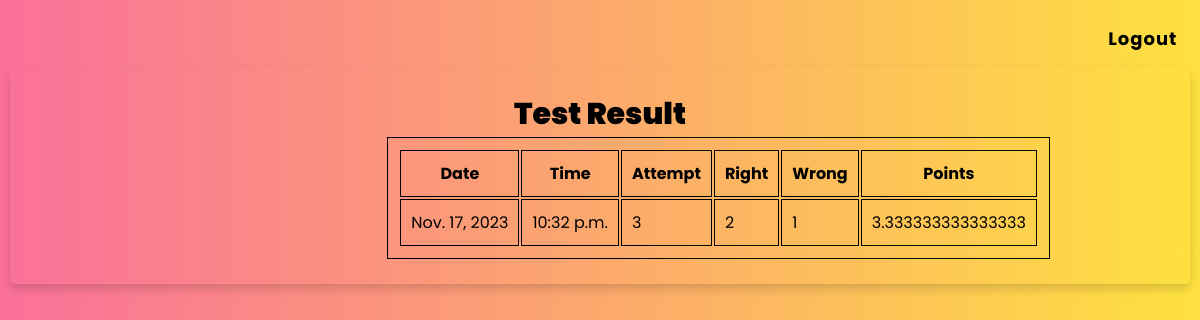
/OTS/result (signed in), run on the app's committed database.
### OTS/models.py (models this page shows)
class Result(models.Model):
    result_id = models.BigAutoField(primary_key=True, auto_created=True)
    username = models.ForeignKey(Candidate, on_delete=models.CASCADE)
    date = models.DateField(auto_now=True)
    time = models.TimeField(auto_now=True)
    attempts = models.IntegerField()
    right = models.IntegerField()
    wrong = models.IntegerField()
    points = models.FloatField()

### OTS/views.py (the view)
# urls.py: path("result", showTestResult, name="result"),
def showTestResult(request):
    if "name" not in request.session.keys():
        res = HttpResponseRedirect("login")
    result = Result.objects.filter(
        result_id=Result.objects.latest("result_id").result_id,
        username_id=request.session["username"],
    )
    context = {"result": result}
    res = render(request, "show_result.html", context)
    return res

### OTS/templates/show_result.html (shortened to what this page needs)
<!DOCTYPE html>
{% load static %}
<html lang="en">
<head>
    <link rel="stylesheet" href="{% static 'Show_Result.css' %}">
</head>
<body>
    <div class="logout">
        <a href="{% url 'OTS:logout' %}" target="_blank"><button type="button">Logout</button></a>
    </div>
    <div class="container">
        <div class="title">Test Result</div>
        <div class="content">
            <table>
                <tr>
                    <th>Date</th>
                    <th>Time</th>
                    <th>Attempt</th>
                    <th>Right</th>
                    <th>Wrong</th>
                    <th>Points</th>
                </tr>
                {% for r in result %}
                <tr>
                    <td>{{r.date}}</td>
                    <td>{{r.time}}</td>
                    <td>{{r.attempts}}</td>
                    <td>{{r.right}}</td>
                    <td>{{r.wrong}}</td>
                    <td>{{r.points}}</td>
                </tr>
                {% endfor %}
            </table>
        </div>
    </div>
</body>
</html>

### OTS/static/Show_Result.css (style rules this page uses)
:root { --folly: #F13652ff; --rusty-red: #E13545ff; --atomic-tangerine: #FC985Cff; --indigo-dye: #095278ff; --rich-black: #000813ff; }
* { margin: 0; padding: 0; box-sizing: border-box; font-family: 'Poppins', sans-serif; }
body { height: 100vh; padding: 10px; background: rgb(0, 8, 19); background-image: linear-gradient(to right, #fa709a 0%, #fee140 100%); background-position: center center; background-repeat: no-repeat; background-attachment: fixed; background-size: cover; }
.container { max-width: 100vw; width: 100%; background: transparent; padding: 25px 30px; border-radius: 5px; box-shadow: 0px 5px 10px rgba(0, 0, 0, 0.15); }
.container .title { text-align: center; font-size: 30px; font-weight: 1000; position: relative; cursor: default; }
.logout { display: block; top: 10px; left: 0; width: 100%; padding-left: 92%; margin: 5px 0px; }
.logout button { padding: 10px; height: 100%; width: 100%; border-radius: 5px; background: transparent; border: none; color: black; font-size: 18px; font-weight: 700; letter-spacing: 1px; cursor: pointer; text-decoration: none; }
table, th, td { border: 1px solid black; padding: 10px; margin-left: 31%; }

### data on the page
Result: date "Nov. 17, 2023", time "10:32 p.m.", attempts "3", right "2", wrong "1", points "3.333333333333333"
